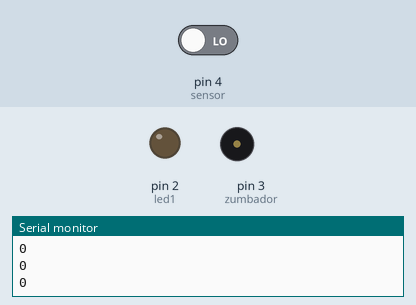
Bench run of a sketch on a simulated Arduino Uno, built with avr-gcc and run on an emulated ATmega328P. On the bench: output pins drawn as LEDs (lit = HIGH), buzzer (waves = sounding, pin HIGH), the last lines printed to the serial monitor. Inputs (shaded band) come from the test bench; at power-on: pin 4 (sensor) LOW.

Above: at 1.2 s.
1.3 s: pin 4 (sensor) driven HIGH
At 1.7 s:
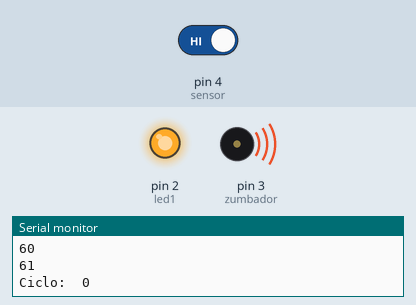
Timing chart, 0 to 10.3 s (numbered marks = the images above; inputs shaded):
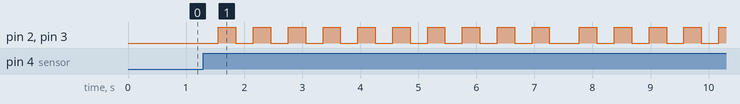

The sketch:

Sensor_vibracion.ino
```cpp
// Codigo para controlar un sensor de vibracion
//Prende un LED y un zumbador dependiendo de que tanto se vibre el sensor

byte led1 = 2;
byte zumbador = 3;
byte sensor = 4;

bool vibracion;
int lecturas = 0;
unsigned long tiempoInicio = 0;
unsigned long tiempoActual = 0;
const unsigned long tiempoEspera = 1000; // Tiempo en milisegundos (1 segundo)

void setup() {
  Serial.begin(9600);
  pinMode(led1, OUTPUT);
  pinMode(zumbador, OUTPUT);
  pinMode(sensor, INPUT);
/* tiempoInicio = millis(); */ // Inicializar el tiempo de inicio
}

void loop() {
  // Obtener el tiempo actual
  tiempoActual = millis();
  vibracion = digitalRead(sensor);

  //lecturas = lecturas + vibracion;
  lecturas += vibracion;

  Serial.println(lecturas);

  // Si ha pasado 1 segundo
  if (tiempoActual - tiempoInicio >= tiempoEspera) {
    Serial.print("Suma de lecturas: ");
    Serial.println(lecturas);

    // Reiniciar variables
    lecturas = 0;
    tiempoInicio = tiempoActual; // Actualizar el tiempo de inicio
  }

  if (lecturas > 60){ // Entre mas pequeño sea el valor que esta en el If MAS SENSIBLE SE VUELVE
    for(byte i = 0; i < 10; i++){
      Serial.print("Ciclo:  ");
      Serial.println(i);
      digitalWrite(led1, HIGH);
      digitalWrite(zumbador, HIGH);
      delay(300);
      digitalWrite(led1, LOW);
      digitalWrite(zumbador, LOW);
      delay(300);
    }
  }
}
```

Measured:
- after the input at 1.3 s, pin 2 (led1), pin 3 (zumbador): goes 9 × (HIGH 0.30 s, LOW 0.30 s), HIGH 0.30 s, LOW 0.52 s, 4 × (HIGH 0.30 s, LOW 0.30 s), then HIGH, starting after 0.26 s
